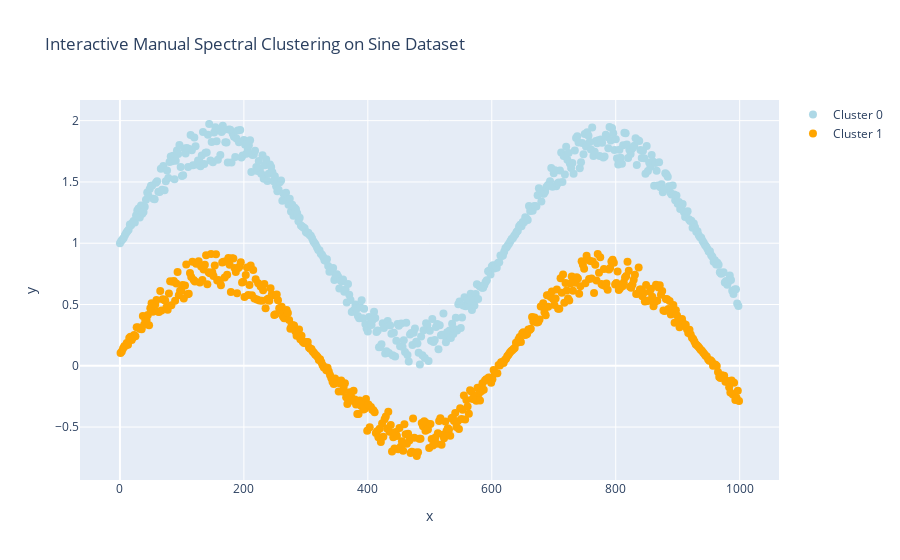

Here is the notebook cell this chart was saved with:
### Markdown cell above
# Section 1: Sine Dataset
This dataset simulates a noisy sine wave, which is non-convex and challenging for K-Means.

Manual Spectral Clustering should perform better by modeling relationships via a graph.

### Code cell
# Generate the sine dataset
nb_samples = 1000
X = np.zeros(shape=(nb_samples, 2))
sine_dataset = pd.DataFrame(X)

for i in range(nb_samples):
    X[i, 0] = float(i)
    if i % 2 == 0:
        X[i, 1] = 1.0 + (np.random.uniform(0.65, 1.0)) * np.sin(float(i) / 100.0)
    else:
        X[i, 1] = 0.1 + (np.random.uniform(0.5, 0.85)) * np.sin(float(i) / 100.0)

# Visualize the raw sine data
fig = plt.figure(figsize=(12, 8))
plt.scatter(X[:, 0], X[:, 1])
plt.xlabel('x0')
plt.ylabel('x1')
plt.title('Raw Sine Dataset (Non-Convex Shape)')
plt.grid()
plt.show()

# Standardize the data
#values in the dataset are being scaled between 0 and 1
scaler = MinMaxScaler().fit(X) 
X_scaled = scaler.transform(X)
#Prevents one feature from dominating because it has bigger values

# Fit K-Means with 2 clusters
kmeans_md = KMeans(n_clusters=2, init='k-means++', n_init=20, random_state=42).fit(X_scaled)

# Append cluster labels
sine_dataset.columns = ['x', 'y']
sine_dataset['kmeans_cluster'] = kmeans_md.labels_

# Visualize K-Means results
colors = ['lightblue', 'orange']
fig = plt.figure(figsize=(12, 8))
plt.xlabel('x')
plt.ylabel('y')
plt.title('K-Means Clustering on Sine Dataset')
plt.grid()

for c in sine_dataset['kmeans_cluster'].unique():
    temp = sine_dataset[sine_dataset['kmeans_cluster'] == c]
    plt.scatter(temp['x'], temp['y'], color=colors[c], label=f'Cluster {c}')
plt.legend()
plt.show()

# Manual Spectral Clustering with 2 clusters (nearest_neighbors)
spectral_labels = manual_spectral_clustering(X_scaled, n_clusters=2, affinity='nearest_neighbors', n_neighbors=15, random_state=42)
sine_dataset['spectral_clusters'] = spectral_labels

# Visualize Manual Spectral Clustering results
fig = plt.figure(figsize=(12, 8))
plt.xlabel('x0')
plt.ylabel('x1')
plt.title('Manual Spectral Clustering on Sine Dataset')
plt.grid()

for c in sine_dataset['spectral_clusters'].unique():
    temp = sine_dataset[sine_dataset['spectral_clusters'] == c]
    plt.scatter(temp['x'], temp['y'], color=colors[c], label=f'Cluster {c}')
plt.legend()
plt.show()

# Evaluate and Compare Clusters
sil_kmeans = silhouette_score(X_scaled, kmeans_md.labels_)
sil_spectral = silhouette_score(X_scaled, spectral_labels)
print(f"Silhouette Score - K-Means: {sil_kmeans:.3f}")
print(f"Silhouette Score - Manual Spectral: {sil_spectral:.3f}")

# Interactive Plotly Visualization for Sine Dataset
traces = []
for c in sine_dataset['spectral_clusters'].unique():
    temp = sine_dataset[sine_dataset['spectral_clusters'] == c]
    trace = go.Scatter(x=temp['x'], y=temp['y'], mode='markers', 
                       marker=dict(color=colors[c], size=8), 
                       name=f'Cluster {c}')
    traces.append(trace)

layout = go.Layout(title='Interactive Manual Spectral Clustering on Sine Dataset',
                   xaxis=dict(title='x'),
                   yaxis=dict(title='y'),
                   showlegend=True)
fig = go.Figure(data=traces, layout=layout)
plotly.offline.iplot(fig)

### Figure 1 — Plotly figure (JSON) as saved in the notebook; plotly's stock layout.template omitted (floating-point values rounded to 4 significant figures; data arrays with more than 128 entries replaced by an {"elided": "..."} marker saying what was removed)
{"data": [{"marker": {"color": "lightblue", "size": 8}, "mode": "markers", "name": "Cluster 0", "type": "scatter", "x": {"elided": "500 float values"}, "y": {"elided": "500 float values"}}, {"marker": {"color": "orange", "size": 8}, "mode": "markers", "name": "Cluster 1", "type": "scatter", "x": {"elided": "500 float values"}, "y": {"elided": "500 float values"}}], "layout": {"showlegend": true, "title": {"text": "Interactive Manual Spectral Clustering on Sine Dataset"}, "xaxis": {"title": {"text": "x"}}, "yaxis": {"title": {"text": "y"}}}}
